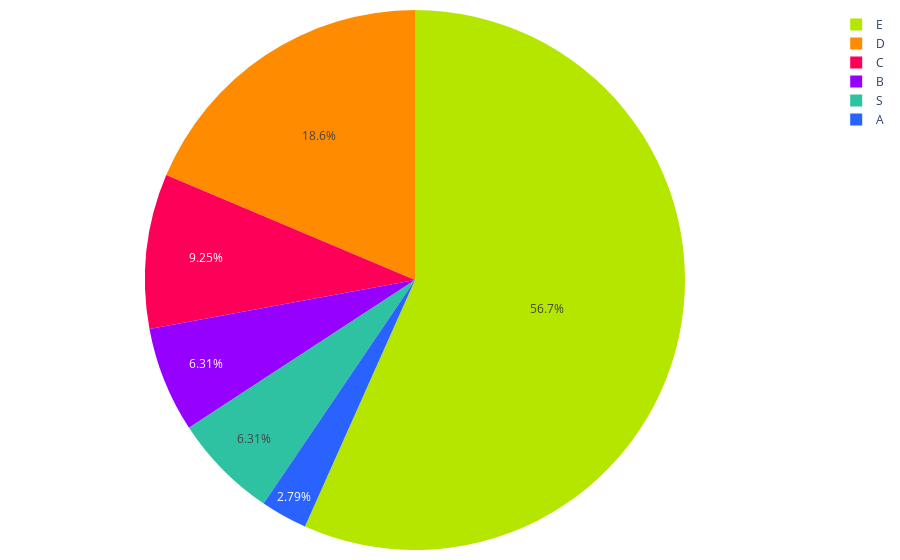

The notebook cell this image was saved under:
### Code cell
porcentajes = creditos_segmentos_2023_pachuca['Porcentaje']
labels = creditos_segmentos_2023_pachuca['Segmento']

fig = go.Figure(data=[go.Pie(labels=labels, values=porcentajes, marker=dict(colors=colores))])
fig.update_traces(textinfo='percent', textposition='inside')
fig.update_layout(
    #title='Distribución de créditos por segmento 2023', # Agregar título
    #showlegend=False  # Ocultar leyenda
    margin=dict(l=10, r=10, t=10, b=10),  # Ajusta los márgenes (left, right, top, bottom)        
)

# Exportar gráfica como archivo HTML
def guardar_grafico_como_html(fig, nombre_archivo, carpeta='graficas'):
    # Crear la carpeta si no existe
    if not os.path.exists(carpeta):
        os.makedirs(carpeta)
    
    # Gráfica como archivo HTML en la carpeta especificada
    pio.write_html(fig, f'{carpeta}/{nombre_archivo}.html')

guardar_grafico_como_html(fig, 'g_pie_discreditos_segmento_2023_pachuca', carpeta='graficas')

fig.show()

### Figure 1 — Plotly figure (JSON) as saved in the notebook; plotly's stock layout.template omitted (floating-point values rounded to 4 significant figures)
{"data": [{"labels": ["A", "B", "C", "D", "E", "S"], "marker": {"colors": ["#2962ff", "#9500ff", "#ff0059", "#ff8c00", "#b4e600", "#2EC2A2", "#E50CB6"]}, "textinfo": "percent", "textposition": "inside", "type": "pie", "values": [2.79, 6.314, 9.251, 18.65, 56.68, 6.314]}], "layout": {"margin": {"b": 10, "l": 10, "r": 10, "t": 10}}}
